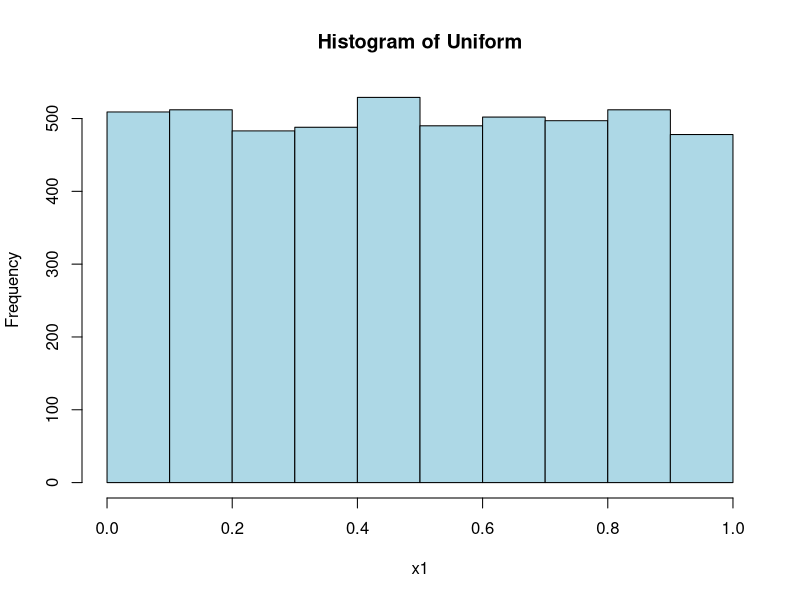
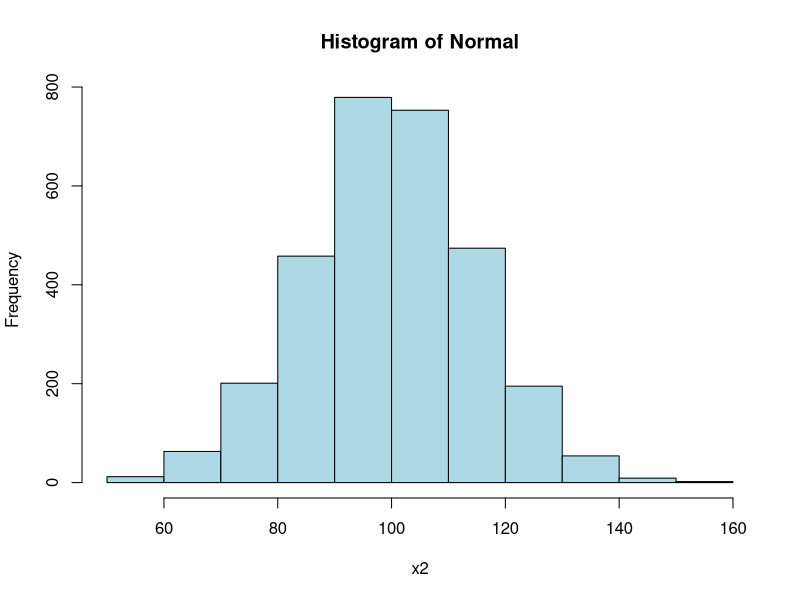
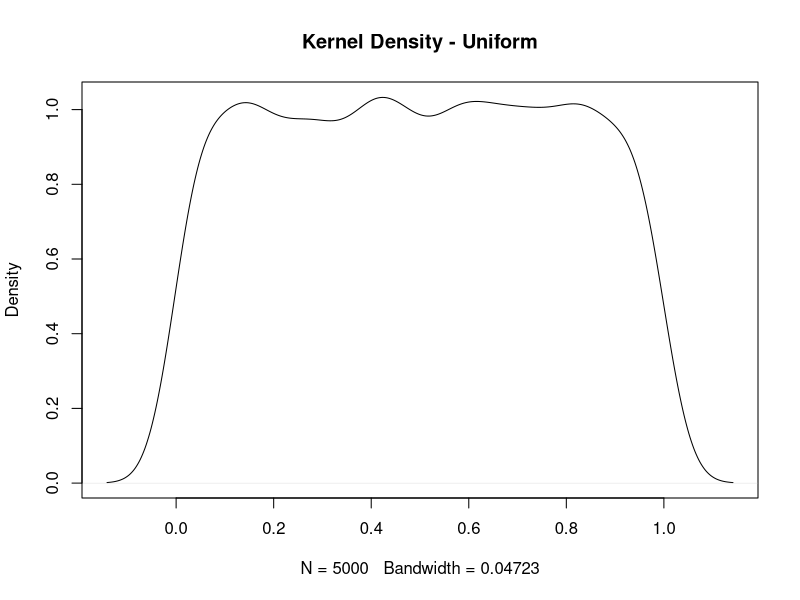
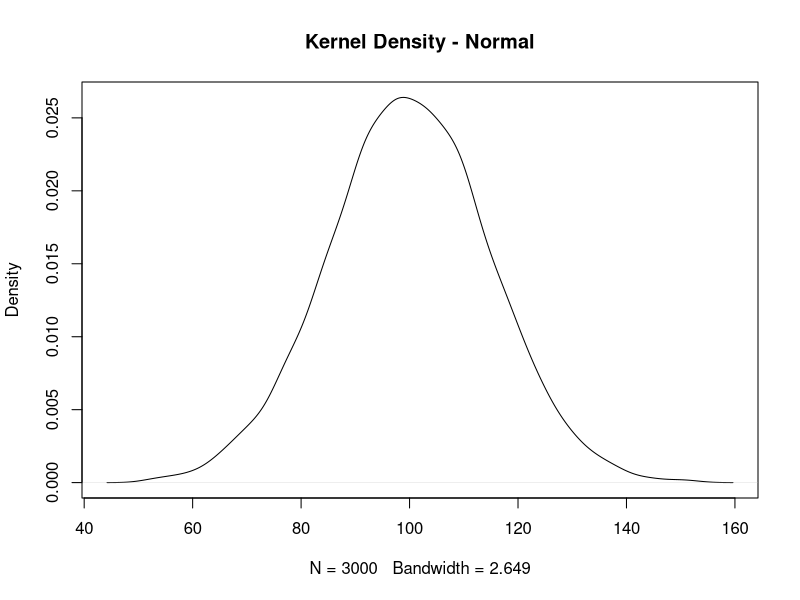

These figures' R source, in order: (Note: this script raises an error after producing the figures.)
#1a) Uniform[0,1] dağılımından 5000 örnek
set.seed(123)
x1 <- runif(5000, 0, 1) #runif ne işe yarar

#1b) Normal(100, 15) dağılımından 3000 örnek
x2 <- rnorm(3000, mean = 100, sd = 15) #mean ne yapar rnorm nedir

#1c) Histogram ve kernel density
# Yeni obje oluşturalım
data_obj1 <- list(
  hist_uniform = hist(x1, main="Histogram of Uniform", col="lightblue"),
  density_uniform = density(x1)
)

data_obj2 <- list(
  hist_normal = hist(x2, main="Histogram of Normal", col="lightblue"),
  density_normal = density(x2)
)

#Kernel density plot
plot(data_obj1$density_uniform, main="Kernel Density - Uniform")
plot(data_obj2$density_normal, main="Kernel Density - Normal")



#2a-i) Uniform[0,1] -> Zar (1–6)
set.seed(123) #set.seed nedir
u <- runif(600)
dice <- floor(u * 6) + 1    # 1–6 arası sayı üretme



#2a-ii) Ortalama ve varyans
mean(dice)
var(dice)

#2a-iii) Frekans tablosu
freq <- table(dice)
freq



#2a-iv) Data frame’e dönüştürme
df_freq <- as.data.frame(freq)
df_freq
var(df_freq$Freq)
p
set.seed(123)
dice2 <- sample(1:6, size=600, replace=TRUE)
dice2

#3-)
set.seed(123)

k <- c(0,1,2,3)
p <- c(0.15, 0.25, 0.50, 0.10)

x3 <- sample(k, size = 1000, replace = TRUE, prob = p)
table(x3)

#4-i) 100 Bin(10, 0.3)
set.seed(123)
bin_vals <- rbinom(100, size=10, prob=0.3)
bin_vals



#4-ii) 50 Geometric(p = 0.4)
#geometric R’da: P(X = k) = (1-p)^(k-1) * p   (success on trial k)
geo_vals <- rgeom(50, prob = 0.4) + 1   #çünkü rgeom 0’dan başlar → +1
geo_vals


#5a-i) İnverse CDF algoritması
rinv <- function(n) {
  u <- runif(n)
  x <- 2 * sqrt(u)
  return(x)
}




#5a-ii)200 realizasyon
set.seed(123)
x_inv <- rinv(200)
x_inv



#5b-i)Accept-Reject algoritması
rrej <- function(n) {
  out <- numeric(n)
  count <- 0
  while(count < n) {
    x <- runif(1, 0, 2)
    y <- runif(1, 0, 2)
    if(y <=x) {
      count <- count +1
      out[count] <- x
    }
  }
  return(out)
}

#5b-ii) 200 realizasyon
set.seed(123)
x_rej <- rrej(200)
x_rej